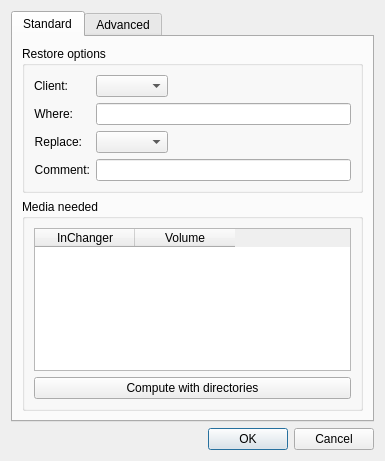
<?xml version="1.0" encoding="UTF-8"?>
<ui version="4.0">
 <class>bRunRestoreForm</class>
 <widget class="QDialog" name="bRunRestoreForm">
  <property name="geometry">
   <rect>
    <x>0</x>
    <y>0</y>
    <width>385</width>
    <height>438</height>
   </rect>
  </property>
  <property name="windowTitle">
   <string>Run restore</string>
  </property>
  <layout class="QVBoxLayout" name="verticalLayout">
   <item>
    <widget class="QTabWidget" name="tabWidget">
     <property name="currentIndex">
      <number>0</number>
     </property>
     <widget class="QWidget" name="tab">
      <attribute name="title">
       <string>Standard</string>
      </attribute>
      <layout class="QVBoxLayout" name="verticalLayout_3">
       <item>
        <widget class="QGroupBox" name="groupBox">
         <property name="title">
          <string>Restore options</string>
         </property>
         <layout class="QFormLayout" name="formLayout">
          <property name="fieldGrowthPolicy">
           <enum>QFormLayout::ExpandingFieldsGrow</enum>
          </property>
          <item row="1" column="0">
           <widget class="QLabel" name="label">
            <property name="text">
             <string>Client:</string>
            </property>
            <property name="alignment">
             <set>Qt::AlignRight|Qt::AlignTrailing|Qt::AlignVCenter</set>
            </property>
           </widget>
          </item>
          <item row="1" column="1">
           <widget class="QComboBox" name="ClientCb"/>
          </item>
          <item row="2" column="0">
           <widget class="QLabel" name="label_2">
            <property name="text">
             <string>Where:</string>
            </property>
            <property name="alignment">
             <set>Qt::AlignRight|Qt::AlignTrailing|Qt::AlignVCenter</set>
            </property>
           </widget>
          </item>
          <item row="2" column="1">
           <widget class="QLineEdit" name="WhereEntry"/>
          </item>
          <item row="3" column="0">
           <widget class="QLabel" name="label_3">
            <property name="text">
             <string>Replace:</string>
            </property>
            <property name="alignment">
             <set>Qt::AlignRight|Qt::AlignTrailing|Qt::AlignVCenter</set>
            </property>
           </widget>
          </item>
          <item row="3" column="1">
           <widget class="QComboBox" name="ReplaceCb"/>
          </item>
          <item row="4" column="0">
           <widget class="QLabel" name="label_4">
            <property name="text">
             <string>Comment:</string>
            </property>
            <property name="alignment">
             <set>Qt::AlignRight|Qt::AlignTrailing|Qt::AlignVCenter</set>
            </property>
           </widget>
          </item>
          <item row="4" column="1">
           <widget class="QLineEdit" name="CommentEntry"/>
          </item>
         </layout>
        </widget>
       </item>
       <item>
        <widget class="QGroupBox" name="groupBox_2">
         <property name="title">
          <string>Media needed</string>
         </property>
         <layout class="QVBoxLayout" name="verticalLayout_2">
          <item>
           <widget class="QTableWidget" name="TableMedia">
            <property name="showGrid">
             <bool>false</bool>
            </property>
            <property name="gridStyle">
             <enum>Qt::NoPen</enum>
            </property>
            <column>
             <property name="text">
              <string>InChanger</string>
             </property>
            </column>
            <column>
             <property name="text">
              <string>Volume</string>
             </property>
            </column>
           </widget>
          </item>
          <item>
           <widget class="QPushButton" name="pushButton">
            <property name="text">
             <string>Compute with directories</string>
            </property>
            <property name="checkable">
             <bool>false</bool>
            </property>
           </widget>
          </item>
         </layout>
        </widget>
       </item>
      </layout>
     </widget>
     <widget class="QWidget" name="tab_2">
      <attribute name="title">
       <string>Advanced</string>
      </attribute>
      <layout class="QVBoxLayout" name="verticalLayout_4">
       <item>
        <widget class="QGroupBox" name="groupBox_3">
         <property name="title">
          <string>File Relocation</string>
         </property>
         <layout class="QFormLayout" name="formLayout_2">
          <item row="0" column="0">
           <widget class="QLabel" name="label_8">
            <property name="text">
             <string>Use file 
relocation:</string>
            </property>
           </widget>
          </item>
          <item row="0" column="1">
           <widget class="QCheckBox" name="UseFileRelocationChk">
            <property name="text">
             <string/>
            </property>
           </widget>
          </item>
          <item row="1" column="0">
           <widget class="QLabel" name="label_9">
            <property name="text">
             <string>Strip prefix:</string>
            </property>
           </widget>
          </item>
          <item row="1" column="1">
           <widget class="QLineEdit" name="StripPrefixEntry">
            <property name="enabled">
             <bool>false</bool>
            </property>
           </widget>
          </item>
          <item row="2" column="0">
           <widget class="QLabel" name="label_10">
            <property name="text">
             <string>Add prefix:</string>
            </property>
           </widget>
          </item>
          <item row="2" column="1">
           <widget class="QLineEdit" name="AddPrefixEntry">
            <property name="enabled">
             <bool>false</bool>
            </property>
           </widget>
          </item>
          <item row="3" column="0">
           <widget class="QLabel" name="label_11">
            <property name="text">
             <string>Add suffix:</string>
            </property>
           </widget>
          </item>
          <item row="3" column="1">
           <widget class="QLineEdit" name="AddSuffixEntry">
            <property name="enabled">
             <bool>false</bool>
            </property>
           </widget>
          </item>
          <item row="4" column="0">
           <widget class="QLabel" name="label_12">
            <property name="text">
             <string>Use regexp:</string>
            </property>
           </widget>
          </item>
          <item row="4" column="1">
           <widget class="QCheckBox" name="UseRegexpChk">
            <property name="enabled">
             <bool>false</bool>
            </property>
            <property name="text">
             <string/>
            </property>
           </widget>
          </item>
          <item row="5" column="0">
           <widget class="QLabel" name="label_13">
            <property name="text">
             <string>Where 
regexp:</string>
            </property>
           </widget>
          </item>
          <item row="5" column="1">
           <widget class="QLineEdit" name="WhereRegexpEntry">
            <property name="enabled">
             <bool>false</bool>
            </property>
           </widget>
          </item>
         </layout>
        </widget>
       </item>
       <item>
        <widget class="QGroupBox" name="groupBox_4">
         <property name="title">
          <string>Other options</string>
         </property>
         <layout class="QFormLayout" name="formLayout_3">
          <item row="2" column="0">
           <widget class="QLabel" name="label_5">
            <property name="text">
             <string>When:</string>
            </property>
           </widget>
          </item>
          <item row="3" column="0">
           <widget class="QLabel" name="label_6">
            <property name="text">
             <string>Priority:</string>
            </property>
           </widget>
          </item>
          <item row="3" column="1">
           <widget class="QSpinBox" name="PrioritySb">
            <property name="value">
             <number>10</number>
            </property>
           </widget>
          </item>
          <item row="5" column="0">
           <widget class="QLabel" name="label_7">
            <property name="text">
             <string>Storage:</string>
            </property>
           </widget>
          </item>
          <item row="5" column="1">
           <widget class="QComboBox" name="StorageCb"/>
          </item>
          <item row="2" column="1">
           <widget class="QDateTimeEdit" name="WhenEditor">
            <property name="time">
             <time>
              <hour>0</hour>
              <minute>0</minute>
              <second>0</second>
             </time>
            </property>
            <property name="calendarPopup">
             <bool>true</bool>
            </property>
           </widget>
          </item>
          <item row="0" column="0">
           <widget class="QLabel" name="label_14">
            <property name="text">
             <string>Job:</string>
            </property>
           </widget>
          </item>
          <item row="0" column="1">
           <widget class="QComboBox" name="RestoreCb"/>
          </item>
         </layout>
        </widget>
       </item>
      </layout>
     </widget>
    </widget>
   </item>
   <item>
    <widget class="QDialogButtonBox" name="ActionBp">
     <property name="orientation">
      <enum>Qt::Horizontal</enum>
     </property>
     <property name="standardButtons">
      <set>QDialogButtonBox::Cancel|QDialogButtonBox::Ok</set>
     </property>
    </widget>
   </item>
  </layout>
 </widget>
 <resources/>
 <connections>
  <connection>
   <sender>ActionBp</sender>
   <signal>accepted()</signal>
   <receiver>bRunRestoreForm</receiver>
   <slot>accept()</slot>
   <hints>
    <hint type="sourcelabel">
     <x>222</x>
     <y>422</y>
    </hint>
    <hint type="destinationlabel">
     <x>157</x>
     <y>274</y>
    </hint>
   </hints>
  </connection>
  <connection>
   <sender>ActionBp</sender>
   <signal>rejected()</signal>
   <receiver>bRunRestoreForm</receiver>
   <slot>reject()</slot>
   <hints>
    <hint type="sourcelabel">
     <x>290</x>
     <y>428</y>
    </hint>
    <hint type="destinationlabel">
     <x>286</x>
     <y>274</y>
    </hint>
   </hints>
  </connection>
  <connection>
   <sender>UseFileRelocationChk</sender>
   <signal>clicked(bool)</signal>
   <receiver>WhereEntry</receiver>
   <slot>setDisabled(bool)</slot>
   <hints>
    <hint type="sourcelabel">
     <x>107</x>
     <y>72</y>
    </hint>
    <hint type="destinationlabel">
     <x>225</x>
     <y>102</y>
    </hint>
   </hints>
  </connection>
 </connections>
</ui>
